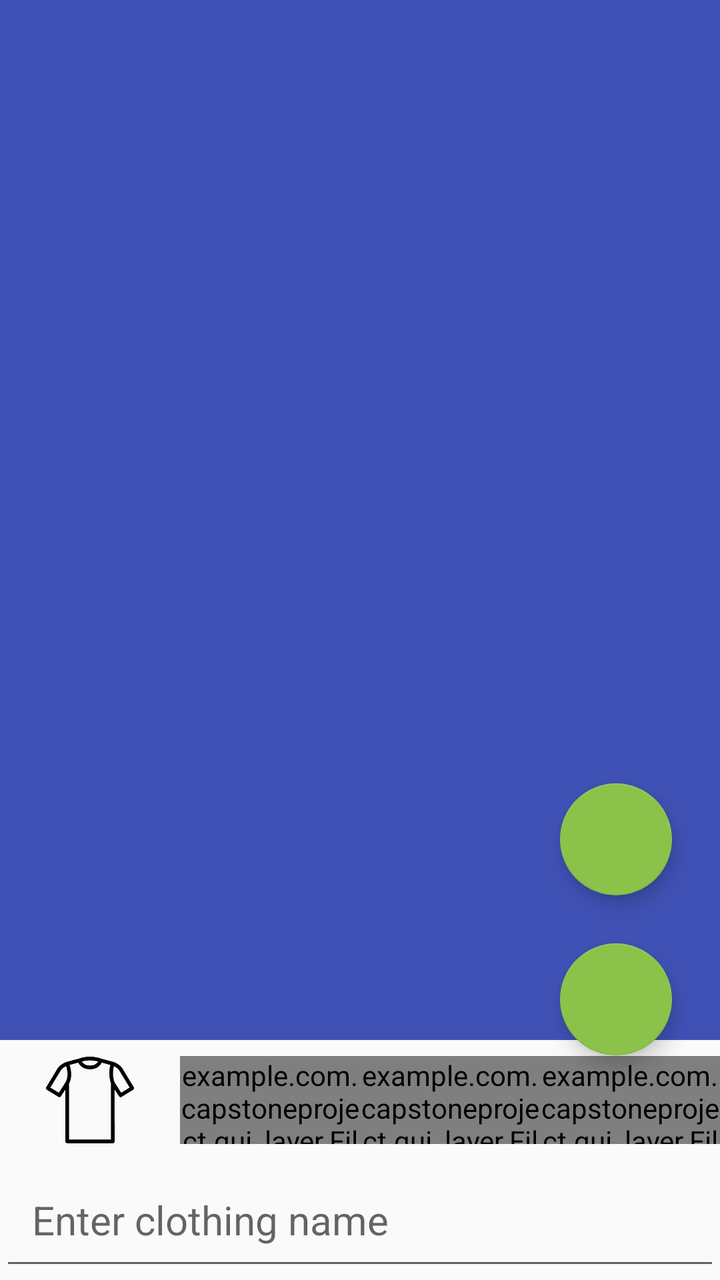
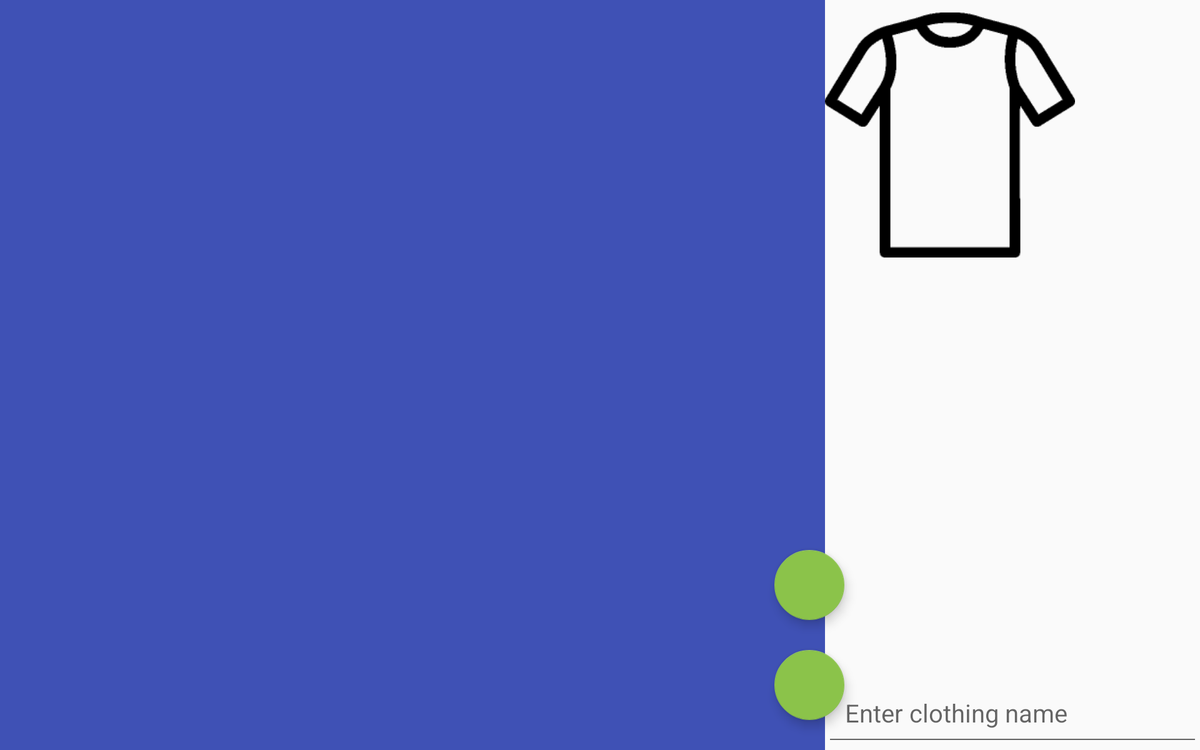

Compare how this app lays out the same screen by default and in its alternative resource folder. The renders come first, then the two layout files and the values they reference.
<!-- AndroidManifest.xml: application theme NoBarAppTheme -->
<!-- res/layout/fragment_add_edit_clothing.xml -->
<RelativeLayout xmlns:android="http://schemas.android.com/apk/res/android"
             xmlns:tools="http://schemas.android.com/tools"
             android:layout_width="match_parent"
             android:layout_height="match_parent"
             tools:context=".gui_layer.fragments.AddEditClothingFragment"
    >

    <ImageView
        android:id="@+id/item_photo_iv"
        android:layout_width="match_parent"
        android:layout_height="0dp"
        android:layout_alignParentTop="true"
        android:layout_above="@+id/item_param_ll"
        android:background="?attr/colorPrimary"

        />

    <TextView
        android:id="@+id/add_image_info_tv"
        style="@style/very_large_tv_style"
        android:text="Long press to add or change photo."
        android:textColor="@color/alterante_text"
        android:layout_alignBottom="@+id/item_photo_iv"
        android:layout_alignTop="@+id/item_photo_iv"
        android:paddingEnd="@dimen/large_margin_padding"
        android:paddingStart="@dimen/large_margin_padding"
        android:gravity="center"
        />

        <include
            android:id="@+id/item_param_ll"
            android:layout_width="match_parent"
            android:layout_height="@dimen/item_param_layout_height"
            android:layout_above="@+id/item_name_et"
            layout="@layout/item_param_btn_ll"
            />


    <EditText
        android:id="@+id/item_name_et"
        android:layout_width="match_parent"
        android:layout_height="@dimen/item_param_layout_height"
        android:layout_alignParentBottom="true"
        android:textSize="@dimen/large_text_size"
        android:paddingTop="@dimen/small_margin_padding"
        android:paddingBottom="@dimen/small_margin_padding"
        android:paddingLeft="@dimen/medium_margin_padding"
        android:paddingRight="@dimen/medium_margin_padding"
        android:hint="@string/enter_clothing_name"
        />

    <android.support.design.widget.FloatingActionButton
        android:id="@+id/add_confirm_fab"
        android:layout_width="wrap_content"
        android:layout_height="wrap_content"
        android:src="@drawable/ic_add"
        android:layout_marginEnd="@dimen/large_margin_padding"
        android:layout_above="@+id/item_param_ll"
        android:layout_alignParentEnd="true"
        android:layout_marginBottom="-8dp"
        />

    <android.support.design.widget.FloatingActionButton
        android:id="@+id/edit_cancel_fab"
        android:layout_width="wrap_content"
        android:layout_height="wrap_content"
        android:src="@drawable/ic_edit"
        android:layout_above="@+id/add_confirm_fab"
        android:layout_alignStart="@+id/add_confirm_fab"
        android:layout_marginBottom="@dimen/large_margin_padding"

        />

</RelativeLayout>
<!-- res/layout/item_param_btn_ll.xml (included above) -->
<?xml version="1.0" encoding="utf-8"?>
<LinearLayout
    android:id="@+id/item_param_ll"
    android:layout_width="match_parent"
    android:layout_height="match_parent"
    xmlns:app="http://schemas.android.com/apk/res-auto"
    android:orientation="horizontal"
    android:paddingTop="@dimen/small_margin_padding"
    android:paddingBottom="@dimen/small_margin_padding"
    xmlns:android="http://schemas.android.com/apk/res/android"
    >

    <ImageView
        android:id="@+id/clothing_type_btn"
        android:layout_height="match_parent"
        android:layout_width="0dp"
        android:layout_weight="1"
        android:src="@drawable/ic_t_shirt"
        />

    <example.com.capstoneproject.gui_layer.FillableView
        android:id="@+id/water_res_btn"
        style="@style/fillable_view_ll_style"
        app:main_image="@drawable/ic_drop"
        app:filler_image="@drawable/ic_drop_filled"
        />

    <example.com.capstoneproject.gui_layer.FillableView
        android:id="@+id/wind_res_btn"
        android:layout_width="0dp"
        android:layout_height="match_parent"
        android:layout_weight="1"
        app:main_image="@drawable/ic_wind"
        app:filler_image="@drawable/ic_wind_fill"
        android:layout_margin="-5dp"
        />

    <example.com.capstoneproject.gui_layer.FillableView
        android:id="@+id/cold_res_btn"
        android:layout_width="0dp"
        android:layout_height="match_parent"
        android:layout_weight="1"
        app:main_image="@drawable/ic_temperature"
        app:filler_image="@drawable/ic_temperature_fill"
        />

</LinearLayout>
<!-- resources referenced by this layout -->
<resources>
  <color name="alterante_text">#FFFFFF</color>
  <dimen name="item_param_layout_height">60dp</dimen>
  <dimen name="large_margin_padding">24dp</dimen>
  <dimen name="large_text_size">20sp</dimen>
  <dimen name="medium_margin_padding">16dp</dimen>
  <dimen name="small_margin_padding">8dp</dimen>
  <!-- drawable ic_drop: png bitmap (drawable-hdpi, 12680 bytes) -->
  <!-- drawable ic_drop_filled: png bitmap (drawable-hdpi, 8836 bytes) -->
  <!-- drawable ic_t_shirt: png bitmap (drawable-hdpi, 13284 bytes) -->
  <!-- drawable ic_temperature: png bitmap (drawable-hdpi, 10591 bytes) -->
  <!-- drawable ic_temperature_fill: png bitmap (drawable-hdpi, 7972 bytes) -->
  <!-- drawable ic_wind: png bitmap (drawable-hdpi, 22204 bytes) -->
  <!-- drawable ic_wind_fill: png bitmap (drawable-hdpi, 13592 bytes) -->
  <string name="enter_clothing_name">Enter clothing name</string>
  <style name="fillable_view_ll_style">
          <item name="android:layout_height">match_parent</item>
          <item name="android:layout_width">0dp</item>
          <item name="android:layout_weight">1</item>
          <item name="max_fill">4</item>
      </style>
  <!-- from res/values-v21/ -->
  <style name="NoBarAppTheme" parent="Theme.AppCompat.Light.NoActionBar">
                  
                  <item name="android:windowContentTransitions">true</item>
                  <item name="colorPrimary">@color/primary</item>
                  <item name="colorPrimaryDark">@color/primary_dark</item>
                  <item name="colorAccent">@color/accent</item>
                  <item name="android:textColor">@color/primary_text</item>
          </style>
  <color name="primary">#3F51B5</color>
  <color name="primary_dark">#303F9F</color>
  <color name="accent">#8BC34A</color>
  <color name="primary_text">#212121</color>
</resources>
<!-- res/layout-sw600dp-land/fragment_add_edit_clothing.xml (the repository's variant of the layout above) -->
<!-- drawn on a 7-inch tablet turned sideways -->
<?xml version="1.0" encoding="utf-8"?>
<RelativeLayout xmlns:android="http://schemas.android.com/apk/res/android"
              android:orientation="horizontal"
              android:layout_width="match_parent"
              android:layout_height="match_parent">

    <FrameLayout
        android:layout_width="0dp"
        android:layout_height="match_parent"
        android:layout_toStartOf="@+id/params_layout"
        android:layout_alignParentStart="true"
        >

        <ImageView
            android:id="@+id/item_photo_iv"
            android:layout_width="match_parent"
            android:layout_height="match_parent"
            android:background="?attr/colorPrimary"
            android:contentDescription="@string/long_press_to_add_or_change_photo"

            />

        <TextView
            android:id="@+id/no_photo_tv"
            style="@style/xx_large_tv_style"
            android:text="@string/long_press_to_add_or_change_photo"
            android:textColor="@color/alterante_text"
            android:paddingEnd="@dimen/large_margin_padding"
            android:paddingStart="@dimen/large_margin_padding"
            android:gravity="center"
            android:layout_gravity="center"
            />
    </FrameLayout>

    <RelativeLayout
        android:id="@+id/params_layout"
        android:layout_width="300dp"
        android:layout_height="match_parent"
        android:orientation="vertical"
        android:layout_alignParentEnd="true"
        android:layout_weight="2"
        >

        <include
            android:id="@+id/item_param_ll"
            android:layout_width="match_parent"
            android:layout_height="0dp"
            android:layout_alignParentTop="true"
            android:layout_above="@+id/item_name_et"
            layout="@layout/item_param_btn_ll"
            />


        <EditText
            android:id="@+id/item_name_et"
            android:layout_width="match_parent"
            android:layout_height="@dimen/item_param_layout_height"
            android:layout_alignParentBottom="true"
            android:textSize="@dimen/large_text_size"
            android:paddingTop="@dimen/small_margin_padding"
            android:paddingBottom="@dimen/small_margin_padding"
            android:paddingLeft="@dimen/medium_margin_padding"
            android:paddingRight="@dimen/medium_margin_padding"
            android:hint="@string/enter_clothing_name"
            android:textAlignment="viewStart"
            />

    </RelativeLayout>

    <android.support.design.widget.FloatingActionButton
        android:id="@+id/add_confirm_fab"
        android:layout_width="wrap_content"
        android:layout_height="wrap_content"
        android:src="@drawable/ic_add"
        android:layout_marginEnd="-16dp"
        android:layout_toStartOf="@+id/params_layout"
        android:layout_alignParentBottom="true"
        android:layout_marginBottom="@dimen/large_margin_padding"
        />

    <android.support.design.widget.FloatingActionButton
        android:id="@+id/edit_cancel_fab"
        android:layout_width="wrap_content"
        android:layout_height="wrap_content"
        android:src="@drawable/ic_edit"
        android:layout_above="@+id/add_confirm_fab"
        android:layout_alignStart="@+id/add_confirm_fab"
        android:layout_marginBottom="@dimen/large_margin_padding"

        />

</RelativeLayout>
<!-- resources referenced by the variant -->
<!-- as a 7-inch tablet turned sideways resolves them -->
<resources>
  <color name="alterante_text">#FFFFFF</color>
  <dimen name="item_param_layout_height">60dp</dimen>
  <dimen name="large_margin_padding">24dp</dimen>
  <dimen name="large_text_size">20sp</dimen>
  <dimen name="medium_margin_padding">16dp</dimen>
  <dimen name="small_margin_padding">8dp</dimen>
  <!-- drawable ic_drop: png bitmap (drawable-hdpi, 12680 bytes) -->
  <!-- drawable ic_drop_filled: png bitmap (drawable-hdpi, 8836 bytes) -->
  <!-- drawable ic_t_shirt: png bitmap (drawable-hdpi, 13284 bytes) -->
  <!-- drawable ic_temperature: png bitmap (drawable-hdpi, 10591 bytes) -->
  <!-- drawable ic_temperature_fill: png bitmap (drawable-hdpi, 7972 bytes) -->
  <!-- drawable ic_wind: png bitmap (drawable-hdpi, 22204 bytes) -->
  <!-- drawable ic_wind_fill: png bitmap (drawable-hdpi, 13592 bytes) -->
  <string name="enter_clothing_name">Enter clothing name</string>
  <string name="long_press_to_add_or_change_photo">Long press to add or change photo.</string>
  <!-- from res/values-sw600dp-land/ -->
  <style name="fillable_view_ll_style">
          <item name="android:layout_height">0dp</item>
          <item name="android:layout_width">match_parent</item>
          <item name="android:layout_weight">1</item>
          <item name="max_fill">4</item>
          <item name="android:layout_marginTop">@dimen/small_margin_padding</item>
          <item name="android:layout_marginBottom">@dimen/small_margin_padding</item>
      </style>
  <!-- from res/values-v21/ -->
  <style name="NoBarAppTheme" parent="Theme.AppCompat.Light.NoActionBar">
                  
                  <item name="android:windowContentTransitions">true</item>
                  <item name="colorPrimary">@color/primary</item>
                  <item name="colorPrimaryDark">@color/primary_dark</item>
                  <item name="colorAccent">@color/accent</item>
                  <item name="android:textColor">@color/primary_text</item>
          </style>
  <color name="primary">#3F51B5</color>
  <color name="primary_dark">#303F9F</color>
  <color name="accent">#8BC34A</color>
  <color name="primary_text">#212121</color>
</resources>
